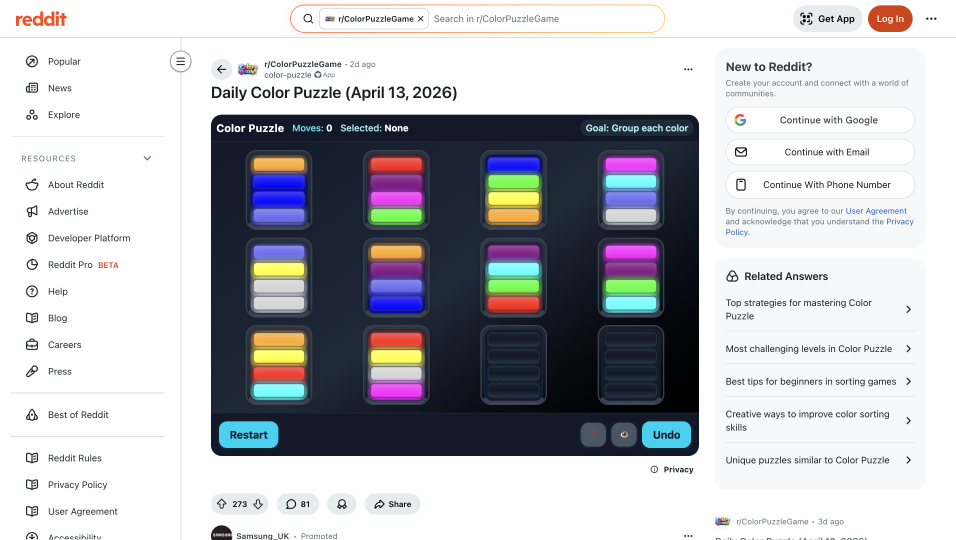
#> input picture Reddit_puzzle_solver/full_page.png, 2866 x 1620 px (shown at 1/3 size)
$ python -i board_extractor.py   (imports and definitions only)
#> lines starting #> are read from the running program, lines starting #| are printed output that depends on the picture
### Reddit_puzzle_solver/board_model.py
from __future__ import annotations

from dataclasses import dataclass, field
from typing import List, Optional, Tuple

import numpy as np

RGB = Tuple[int, int, int]
Tube = Tuple[str, ...]
State = Tuple[Tube, ...]

CAPACITY = 4

# Slightly tighter vertical sampling (more centered)
SAMPLE_Y_FRACS = [0.15, 0.38, 0.62, 0.85]


@dataclass
class ColumnContainer:
    """
    One puzzle tube/column with 4 vertical slots.
    """
    index: int
    row: int
    col: int
    forced_empty: bool = False
    slot_rgbs: List[Optional[RGB]] = field(default_factory=lambda: [None] * CAPACITY)
    slot_tokens: List[Optional[str]] = field(default_factory=lambda: [None] * CAPACITY)

    def set_rgb(self, slot_index: int, rgb: Optional[RGB]) -> None:
        self.slot_rgbs[slot_index] = rgb

    def set_token(self, slot_index: int, token: Optional[str]) -> None:
        self.slot_tokens[slot_index] = token

    def clear(self) -> None:
        for i in range(CAPACITY):
            self.slot_rgbs[i] = None
            self.slot_tokens[i] = None

    # [6 lines left out: function as_tube, not called in this run]


@dataclass
class BoardModel:
    """
    Holds the full board as column-first tube objects.
    The last `forced_empty_columns` columns are always empty.
    """
    rows: int
    cols: int
    forced_empty_columns: int = 2
    columns: List[ColumnContainer] = field(init=False)

    def __post_init__(self) -> None:
        self.columns = [
            ColumnContainer(
                index=col * self.rows + row,
                row=row,
                col=col,
                forced_empty=(col >= self.cols - self.forced_empty_columns),
            )
            for col in range(self.cols)
            for row in range(self.rows)
        ]

    def update_board(self, img: np.ndarray, sampler) -> None:
        """
        Sample each tube/column in column-major order.

        `sampler` must have the signature:
            sampler(img, x, y) -> (r, g, b)
        """
        h, w, _ = img.shape

        # 🔥 FIXED GRID — tuned to your actual screenshots
        grid_left, grid_right = 0.12, 0.88
        grid_top, grid_bottom = 0.15, 0.85

        usable_w = (grid_right - grid_left) * w
        usable_h = (grid_bottom - grid_top) * h

        spacing_x = usable_w / (self.cols - 1)
        spacing_y = usable_h / (self.rows - 1)

        start_x = grid_left * w
        start_y = grid_top * h

        # approximate tube height (for slot spacing)
        tube_height = spacing_y * 0.8

        for column in self.columns:
            if column.forced_empty:
                column.clear()
                continue

            # 🔥 correct tube center positions
            cx = int(round(start_x + column.col * spacing_x))
            cy_base = int(round(start_y + column.row * spacing_y))

            # sample 4 slots inside tube
            for slot_index, frac in enumerate(SAMPLE_Y_FRACS):
                cy = int(round(cy_base + (frac - 0.5) * tube_height))

                # clamp for safety
                cy = max(0, min(h - 1, cy))

                rgb = sampler(img, cx, cy)
                column.set_rgb(slot_index, rgb)

    def to_state(self) -> State:
        return tuple(column.as_tube() for column in self.columns)

### Reddit_puzzle_solver/board_extractor.py
from __future__ import annotations
from Reddit_puzzle_solver.board_model import BoardModel

import cv2
import numpy as np


# ----------------------------------------
# CONFIG
# ----------------------------------------
PATCH_RADIUS = 4

PALETTE = {
    "R": (236, 72, 57),
    "P": (127, 30, 133),
    "M": (236, 72, 248),
    "W": (151, 152, 156),
    "L": (74, 78, 171),
    "O": (243, 178, 80),
    "B": (10, 10, 245),
    "C": (122, 246, 253),
    "Y": (255, 255, 114),
    "G": (86, 179, 64),
}


# ----------------------------------------
# HELPERS
# ----------------------------------------
def patch_rgb(img, x, y, radius=PATCH_RADIUS):
    h, w, _ = img.shape

    x = max(0, min(w - 1, x))
    y = max(0, min(h - 1, y))

    x1 = max(0, x - radius)
    y1 = max(0, y - radius)
    x2 = min(w, x + radius + 1)
    y2 = min(h, y + radius + 1)

    patch = img[y1:y2, x1:x2]

    if patch.size == 0:
        return (0, 0, 0)

    med = np.median(patch.reshape(-1, 3), axis=0)
    return int(med[0]), int(med[1]), int(med[2])


def closest_color(rgb):
    best = None
    best_dist = float("inf")

    for token, ref in PALETTE.items():
        dist = sum((a - b) ** 2 for a, b in zip(rgb, ref))
        if dist < best_dist:
            best_dist = dist
            best = token

    return best


def is_empty(rgb):
    return max(rgb) < 60


# ----------------------------------------
# MAIN EXTRACTION
# ----------------------------------------
def extract_state_from_board(path: str, rows: int = 3, cols: int = 4):
#> called with path = 'full_page.png', rows = 3, cols = 4
    img = cv2.imread(path)
#> img is the input picture: shape (1620, 2866, 3); mean B, G, R 190.5, 185.7, 184.9
    if img is None:
        raise FileNotFoundError(path)

    img = cv2.cvtColor(img, cv2.COLOR_BGR2RGB)

    h, w = img.shape[:2]
#> h = 1620; w = 2866

    # Crop to remove UI padding
    board = img[
        int(h * 0.12): int(h * 0.88),
        int(w * 0.12): int(w * 0.88),
    ]
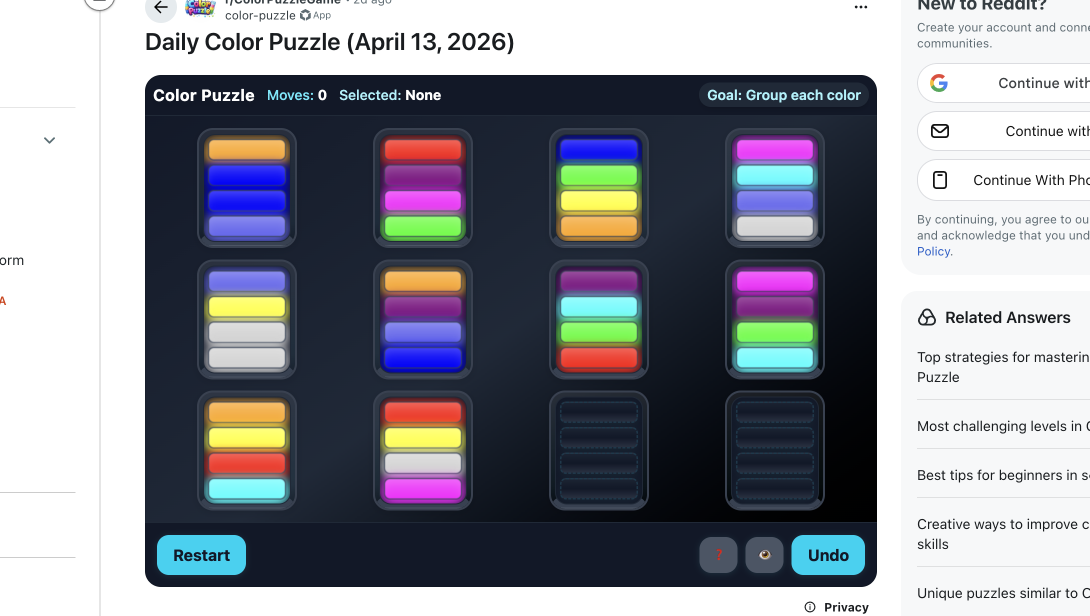
#> board: shape (1231, 2179, 3) (shown at 1/2 size); mean R, G, B 139.1, 141, 149.4

    cv2.imwrite("debug_board.png", cv2.cvtColor(board, cv2.COLOR_RGB2BGR))

    model = BoardModel(rows=rows, cols=cols, forced_empty_columns=2)

    # 🔥 USE YOUR EXISTING GRID SYSTEM (THIS IS THE FIX)
    model.update_board(board, sampler=patch_rgb)
#> the loop in update_board, `for column in self.columns:` made 12 passes

    # ----------------------------------------
    # Convert RGB → tokens
    # ----------------------------------------
    for column in model.columns:
        if column.forced_empty:
            continue

        for i, rgb in enumerate(column.slot_rgbs):
            if rgb is None:
                continue

            if is_empty(rgb):
                token = None
            else:
                token = closest_color(rgb)

            column.set_token(i, token)

    # ----------------------------------------
    # Debug visualization
    # ----------------------------------------
    debug = board.copy()

    for column in model.columns:
        if column.forced_empty:
            continue

        for rgb in column.slot_rgbs:
            pass  # RGB already stored; we draw via update_board coords

    cv2.imwrite("debug_sampling.png", cv2.cvtColor(debug, cv2.COLOR_RGB2BGR))

    return model

>>> result = extract_state_from_board('full_page.png')
